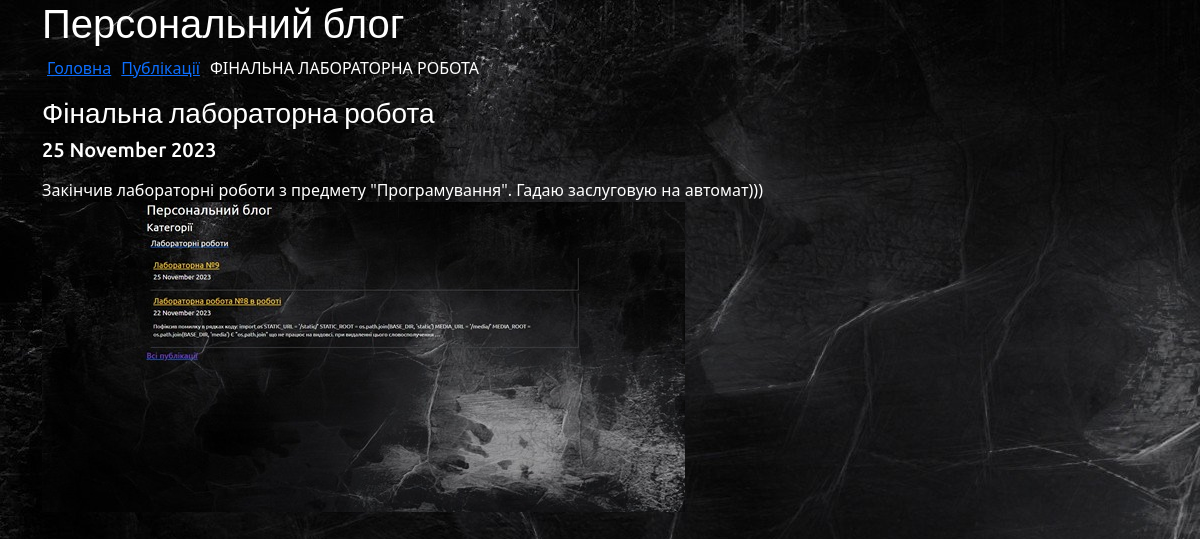
/articles/2023/11/25/finalna-laboratorna-robota, run on the app's committed database.
### app_blog/models.py (models this page shows, shortened)
class Article(models.Model):
    title = models.CharField(u'Заголовок', max_length=250,
                             help_text=u'Максимум 250 сим.')
    description = models.TextField(blank=True,
                                   verbose_name=u'Опис')
    pub_date = models.DateTimeField(u'Дата публікації',
                                    default=timezone.now)
    slug = models.SlugField(u'Слаг',
                            unique_for_date='pub_date')
    main_page = models.BooleanField(u'Головна',
                                    default=True,
                                    help_text=u'Показувати на головній сторінці')
    category = models.ForeignKey(Category,
                                 related_name='articles',
                                 blank=True,
                                 null=True,
                                 verbose_name=u'Категорія',
                                 on_delete=models.CASCADE)
    objects = models.Manager()
    class Meta:
        ordering = ['-pub_date']
        verbose_name = u'Стаття'
        verbose_name_plural = u'Статті'

class ArticleImage(models.Model):
    article = models.ForeignKey(Article,
                                verbose_name=u'Стаття',
                                related_name='images',
                                on_delete=models.CASCADE)
    image = models.ImageField(u'Фото', upload_to='photos')
    title = models.CharField(u'Заголовок', max_length=250,
                             help_text=u'Максимум 250 сим.',
                             blank=True)
    class Meta:
        verbose_name = u'Фото для статті'
        verbose_name_plural = u'Фото для статті'

### app_blog/views.py (the view)
class ArticleDetail(DateDetailView):
    model = Article
    template_name = 'article_detail.html'
    context_object_name = 'item'
    date_field = 'pub_date'
    query_pk_and_slug = True
    month_format = '%m'
    allow_future = True
    def get_context_data(self, *args, **kwargs):
        context = super(ArticleDetail,
                        self).get_context_data(*args, **kwargs)
        try:
            context['images'] = context['item'].images.all()
        except:
            pass
        return context

### app_blog/templates/article_detail.html (shortened to what this page needs)
{% extends "base.html" %}
{% load static %}
{% block content %}{% endblock %}

### app_blog/static/css/main.css (style rules this page uses)
body { background-image: url('../img/bg.jpg'); background-repeat: repeat-y; }
div > h3 { color: #fff; font-family: 'Ubuntu', sans-serif; }
div > h5 { color: #fff; font-family: 'Ubuntu', sans-serif; }
body > div > div > ol > li:nth-child(3) { color: #fff; }
body > div > div > div:nth-child(3) { color: #fff }
body > div > div > ol > li { margin: 0 5px; }

### data on the page
Article: title+pub_date+description "Головна Публікації ФІНАЛЬНА ЛАБОРАТОРНА РОБОТА Фінальна лабораторна робота 25 November 2023 Закінчив лабораторні роботи з предмету \"Програмування\". Гадаю заслуговую на автомат)))", title+pub_date+description (picture)
